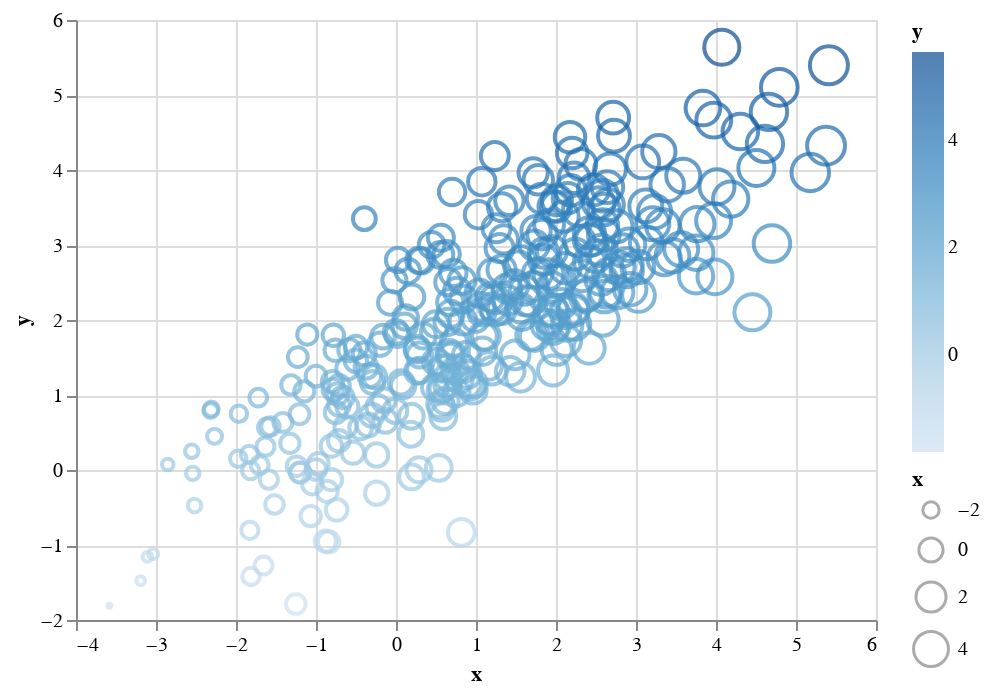

Write notebook code for a chart like this one.
### Code cell
xp = vlfrag(field=:x,type=:q)
sp = vlfrag(field=:x,type=:q)
d = vlfrag()
vlplot(data=data, mark=:point,x=xp,y=:y,width=400,height=300,size=sp,color=:y)
# vlplot(mark=:point,x=randn(100),y=randn(100),width=400,height=300,color=rand(100),size=randn(100))
# vlplot(p)

### Figure 1 — Vega-Lite specification as saved in the notebook (floating-point values rounded to 4 significant figures; data arrays with more than 128 entries replaced by an {"elided": "..."} marker saying what was removed)
{"data": {"values": {"elided": "300 records"}}, "encoding": {"color": {"field": "y", "type": "quantitative"}, "size": {"field": "x", "type": "q"}, "x": {"field": "x", "type": "q"}, "y": {"field": "y", "type": "quantitative"}}, "height": 300, "mark": "point", "width": 400}
